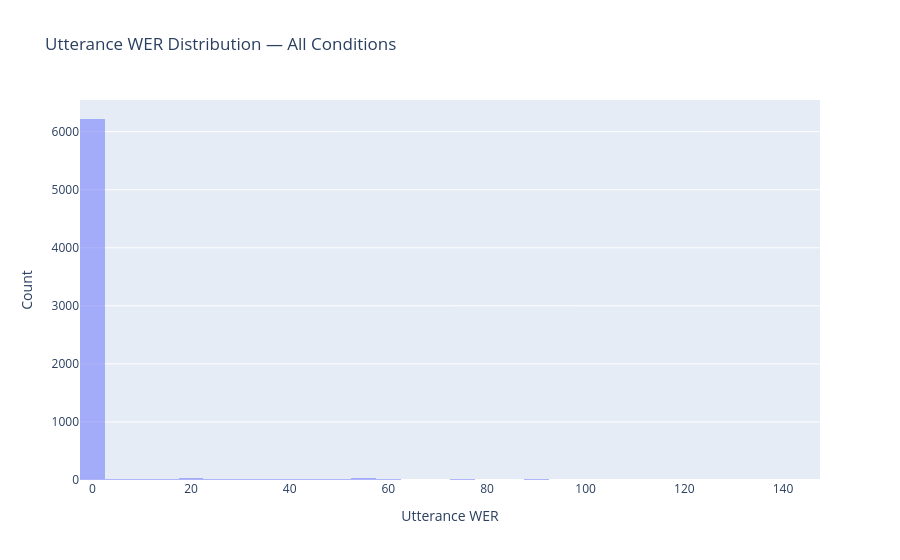

Notebook code cell kept with this figure:
### Markdown cell above
---

 # Part 4 — Utterance-level Analysis

### Code cell
# ── UTT WER distributions ─────────────────────────────────────────────────────
fig = go.Figure()
key = "ctc_aux"
label = MODEL_KEYS[key]
split = "scripted"
fig.add_trace(go.Histogram(
    x       = results[key][split]["utt_wer"],
    name    = f"{label} / {split}",
    opacity = 0.5,
    nbinsx  = 40,
))
fig.update_layout(
    title    = "Utterance WER Distribution — All Conditions",
    barmode  = "overlay",
    xaxis    = dict(title="Utterance WER"),
    yaxis    = dict(title="Count"),
    legend   = dict(orientation="h", y=1.12, xanchor="center", x=0.5),
)
fig.show()

### Figure 1 — Plotly figure (JSON) as saved in the notebook; plotly's stock layout.template omitted (floating-point values rounded to 4 significant figures; data arrays with more than 128 entries replaced by an {"elided": "..."} marker saying what was removed)
{"data": [{"name": "CTC Aux / scripted", "nbinsx": 40, "opacity": 0.5, "type": "histogram", "x": {"elided": "6506 float values"}}], "layout": {"barmode": "overlay", "legend": {"orientation": "h", "x": 0.5, "xanchor": "center", "y": 1.12}, "title": {"text": "Utterance WER Distribution — All Conditions"}, "xaxis": {"title": {"text": "Utterance WER"}}, "yaxis": {"title": {"text": "Count"}}}}
